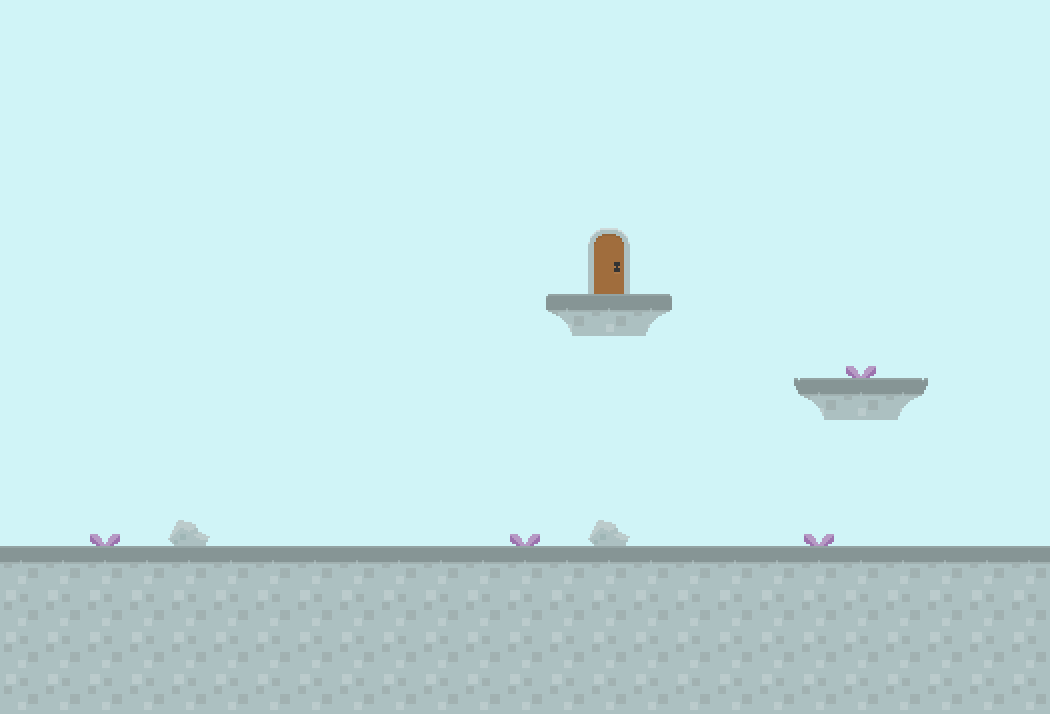

This game map was drawn from its Tiled (.tmx) file and the tilesets committed beside it. A one-line description and the full map source follow:
An orthogonal 25x17 tile map with 42x42 px tiles, 2 tile layers (background, foreground) and 2 objects (player, diamond).

<map version="1.0" tiledversion="1.0.2" orientation="orthogonal" renderorder="right-down" width="25" height="17" tilewidth="42" tileheight="42" nextobjectid="16">
 <tileset firstgid="1" source="tileset.tsx" />
 <layer name="background" width="25" height="17">
  <data encoding="csv">
231,231,231,231,231,231,231,231,231,231,231,231,231,231,231,231,231,231,231,231,231,231,231,231,231,
231,231,231,231,231,231,231,231,231,231,231,231,231,231,231,231,231,231,231,231,231,231,231,231,231,
231,231,231,231,231,231,231,231,231,231,231,231,231,231,231,231,231,231,231,231,231,231,231,231,231,
231,231,231,231,231,231,231,231,231,231,231,231,231,231,231,231,231,231,231,231,231,231,231,231,231,
231,231,231,231,231,231,231,231,231,231,231,231,231,231,231,231,231,231,231,231,231,231,231,231,231,
231,231,231,231,231,231,231,231,231,231,231,231,231,231,231,231,231,231,231,231,231,231,231,231,231,
231,231,231,231,231,231,231,231,231,231,231,231,231,231,231,231,231,231,231,231,231,231,231,231,231,
231,231,231,231,231,231,231,231,231,231,231,231,231,231,231,231,231,231,231,231,231,231,231,231,231,
231,231,231,231,231,231,231,231,231,231,231,231,231,231,231,231,231,231,231,231,231,231,231,231,231,
231,231,231,231,231,231,231,231,231,231,231,231,231,231,231,231,231,231,231,231,231,231,231,231,231,
231,231,231,231,231,231,231,231,231,231,231,231,231,231,231,231,231,231,231,231,231,231,231,231,231,
231,231,231,231,231,231,231,231,231,231,231,231,231,231,231,231,231,231,231,231,231,231,231,231,231,
231,231,231,231,231,231,231,231,231,231,231,231,231,231,231,231,231,231,231,231,231,231,231,231,231,
231,231,231,231,231,231,231,231,231,231,231,231,231,231,231,231,231,231,231,231,231,231,231,231,231,
231,231,231,231,231,231,231,231,231,231,231,231,231,231,231,231,231,231,231,231,231,231,231,231,231,
231,231,231,231,231,231,231,231,231,231,231,231,231,231,231,231,231,231,231,231,231,231,231,231,231,
231,231,231,231,231,231,231,231,231,231,231,231,231,231,231,231,231,231,231,231,231,231,231,231,231
</data>
 </layer>
 <layer name="foreground" width="25" height="17">
  <data encoding="csv">
0,0,0,0,0,0,0,0,0,0,0,0,0,0,0,0,0,0,0,0,0,0,0,0,0,
0,0,0,0,0,0,0,0,0,0,0,0,0,0,0,0,0,0,0,0,0,0,0,0,0,
0,0,0,0,0,0,0,0,0,0,0,0,0,0,0,0,0,0,0,0,0,0,0,0,0,
0,0,0,0,0,0,0,0,0,0,0,0,0,0,0,0,0,0,0,0,0,0,0,0,0,
0,0,0,0,0,0,0,0,0,0,0,0,0,0,0,0,0,0,0,0,0,0,0,0,0,
0,0,0,0,0,0,0,0,0,0,0,0,0,0,167,0,0,0,0,0,0,0,0,0,0,
0,0,0,0,0,0,0,0,0,0,0,0,0,0,168,0,0,0,0,0,0,0,0,0,0,
0,0,0,0,0,0,0,0,0,0,0,0,0,332,304,334,0,0,0,0,0,0,0,0,0,
0,0,0,0,0,0,0,0,0,0,0,0,0,0,0,0,0,0,0,0,17,0,0,0,0,
0,0,0,0,0,0,0,0,0,0,0,0,0,0,0,0,0,0,331,332,304,334,301,0,0,
0,0,0,0,0,0,0,0,0,0,0,0,0,0,0,0,0,0,0,0,0,0,0,0,0,
0,0,0,0,0,0,0,0,0,0,0,0,0,0,0,0,0,0,0,0,0,0,0,0,0,
0,0,17,0,49,0,0,0,0,0,0,0,17,0,49,0,0,0,0,17,0,0,0,0,0,
304,304,304,304,304,304,304,304,304,304,304,304,304,304,304,304,304,304,304,304,304,304,304,304,304,
333,333,333,333,333,333,333,333,333,333,333,333,333,333,333,333,333,333,333,333,333,333,333,333,333,
333,333,333,333,333,333,333,333,333,333,333,333,333,333,333,333,333,333,333,333,333,333,333,333,333,
333,333,333,333,333,333,333,333,333,333,333,333,333,333,333,333,333,333,333,333,333,333,333,333,333
</data>
 </layer>
 <objectgroup name="objects">
  <object id="2" name="player" type="player" x="306.667" y="319" width="44" height="48" />
  <object id="13" name="diamond" x="941.333" y="215.333" width="44" height="48" />
 </objectgroup>
</map>
